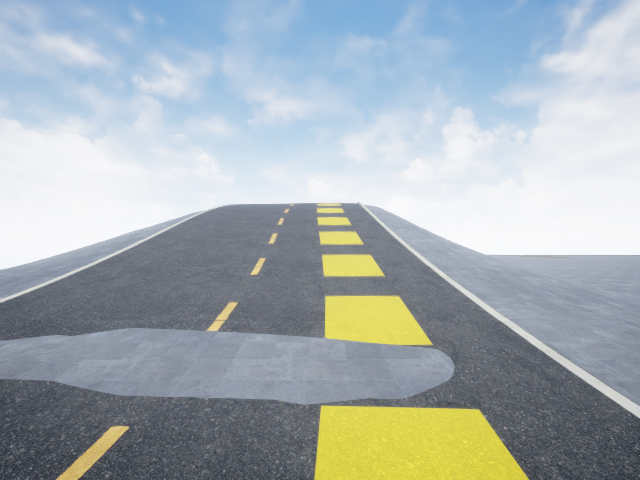
#> input picture imgs_edge_cases/new_env_small/curved_355_throttle_0.400_steer_0.676.png, 640 x 480 px
$ jupyter execute Grey_ROI.ipynb
#> lines starting #> are read from the running program, lines starting #| are printed output that depends on the picture; after the words box and inside, x2 and y2 are one past the last pixel; in counts of white or black regions, pixels touching at a corner belong together
[cell 1]
import cv2
import os
import numpy as np

# from google.colab.patches import cv2_imshow
import matplotlib.pyplot as plt

[cell 2]
def Gimage_preprocessing(image):
    # Apply CLAHE
    clahe = cv2.createCLAHE(clipLimit=2.0, tileGridSize=(8, 8))
    clahe_image = clahe.apply(image)
    alpha = 1.5  # Contrast control (adjust as needed)
    beta = 0  # Brightness control
    contrast_enhanced = cv2.convertScaleAbs(clahe_image, alpha=alpha, beta=beta)
    # Thresholding to create a binary image
    _, binary_image = cv2.threshold(contrast_enhanced, 200, 255, cv2.THRESH_BINARY)
    median_filtered_image = cv2.medianBlur(binary_image, 9)
    # Adjust the kernel size as needed
    kernel = np.ones((3, 3), np.uint8)
    eroded_image = cv2.erode(median_filtered_image, kernel, iterations=1)
    return eroded_image

[cell 3]
def ROI_grey(img):
    # Check if the image is not of type uint8
    if img.dtype != np.uint8:
        print("Converting the image to uint8.")
        img = img.astype(np.uint8)

    img_h, img_w = img.shape[0], img.shape[1]

    new_w = 200
    new_h = 300
    src = np.float32([[200, 250], [400, 250], [img_w, img_h], [0, img_h]])
    dst = np.float32([[0, 0], [new_w, 0], [new_w // 2 + 70, new_h], [new_w //2 - 70, new_h]])

    # The transformation matrix
    M = cv2.getPerspectiveTransform(src, dst)

    img = cv2.warpPerspective(
        img,
        M,
        (new_w, new_h),
    )  # Image warping
    return img

[cell 4]
def canny(image):
    blur = cv2.GaussianBlur(image, (5, 5), 0)
    canny = cv2.Canny(blur, 50, 150)
    return canny

[cell 5]
image_path = "./imgs_edge_cases/new_env_small/curved_355_throttle_0.400_steer_0.676.png"

# Read the image in grayscale
img = cv2.imread(image_path, cv2.IMREAD_GRAYSCALE)
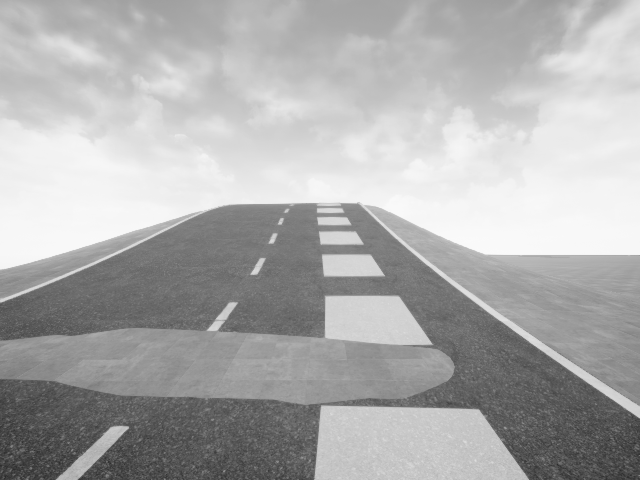
#> img: shape (480, 640); min 42, max 250, mean 172.5
plt.imshow(img, cmap="gray")

[cell 6]
plt.imshow(Gimage_preprocessing(img), cmap="gray")
#> in Gimage_preprocessing, `clahe_image = clahe.apply(image)`:
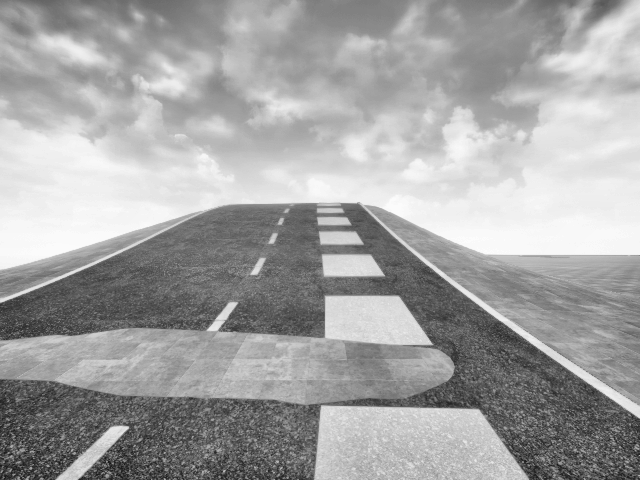
#> clahe_image: shape (480, 640); min 24, max 252, mean 162.8
#> in Gimage_preprocessing, `contrast_enhanced = cv2.convertScaleAbs(clahe_image, alpha=alpha, beta..`:
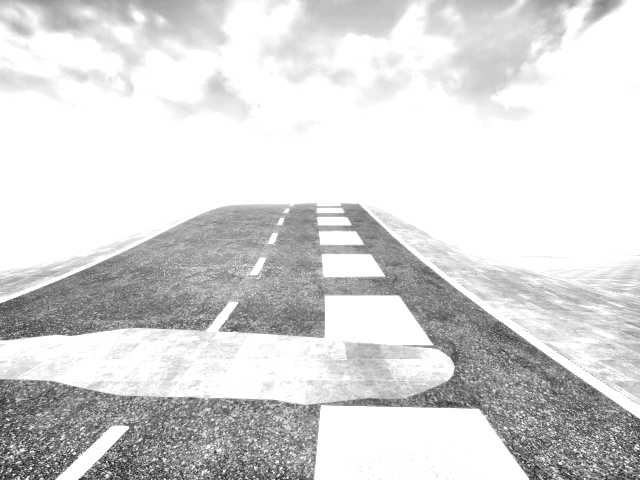
#> contrast_enhanced: shape (480, 640); min 36, max 255, mean 215.6
#> in Gimage_preprocessing, `_, binary_image = cv2.threshold(contrast_enhanced, 200, 255, cv2.THRES..`:
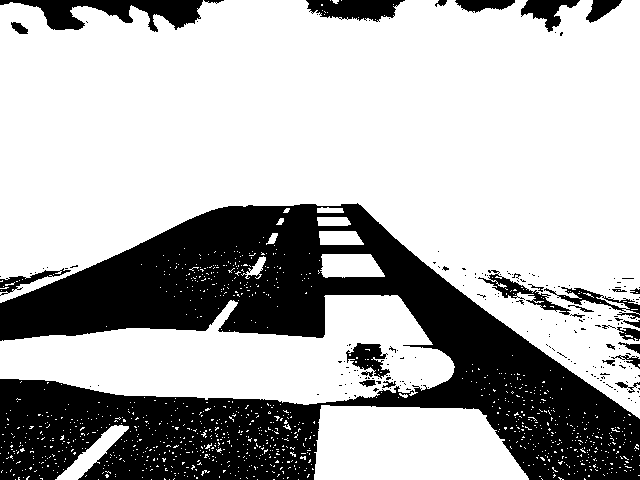
#> binary_image: shape (480, 640); 69.5% white; 200 black regions (171 under 20 px), largest, box (x1, y1, x2, y2) and area: (0, 203, 640, 480) 82539, (0, 0, 203, 32) 3168, (306, 0, 405, 22) 1503
#> in Gimage_preprocessing, `median_filtered_image = cv2.medianBlur(binary_image, 9)`:
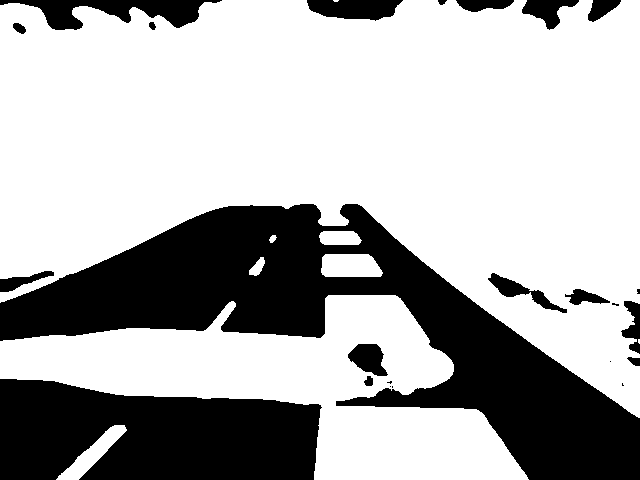
#> median_filtered_image: shape (480, 640); 69.1% white; 24 black regions (7 under 20 px), largest, box (x1, y1, x2, y2) and area: (0, 204, 640, 480) 58763, (0, 379, 322, 480) 26265, (0, 0, 222, 30) 3139
#> in Gimage_preprocessing, `eroded_image = cv2.erode(median_filtered_image, kernel, iterations=1)`:
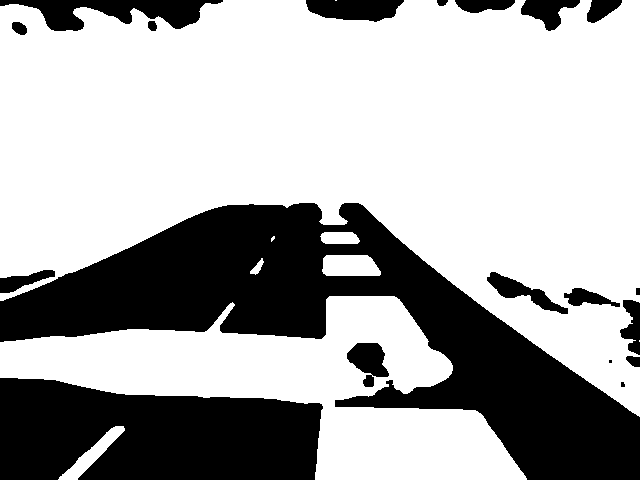
#> eroded_image: shape (480, 640); 67.5% white; 19 black regions (2 under 20 px), largest, box (x1, y1, x2, y2) and area: (0, 203, 640, 480) 61332, (0, 378, 323, 480) 26929, (0, 0, 223, 31) 3535

[cell 7]
plt.imshow(ROI_grey(img), cmap="gray")
#> in ROI_grey, `img = cv2.warpPerspective( img, M, (new_w, new_h), )`:
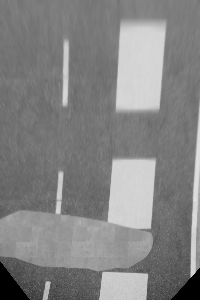
#> img: shape (300, 200); min 0, max 223, mean 131.5

[cell 8]
plt.imshow(ROI_grey(Gimage_preprocessing(img)), cmap="gray")
#> in ROI_grey (call 2), `img = cv2.warpPerspective( img, M, (new_w, new_h), )`:
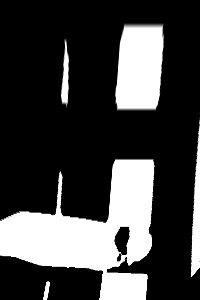
#> img: shape (300, 200); min 0, max 255, mean 65.7

[cell 9]
plt.imshow(canny(ROI_grey(Gimage_preprocessing(img))), cmap="gray")
#> in canny, `blur = cv2.GaussianBlur(image, (5, 5), 0)`:
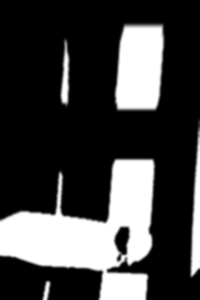
#> blur: shape (300, 200); min 0, max 255, mean 65.7
#> in canny, `canny = cv2.Canny(blur, 50, 150)`:
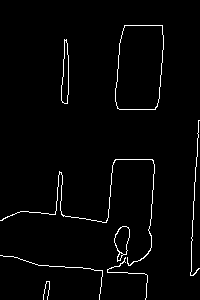
#> canny: shape (300, 200); 2.3% white in thin lines or dots

$ run again, with imgs_edge_cases/new_env_small/curved_0_throttle_0.400_steer_1.104.png copied over imgs_edge_cases/new_env_small/curved_355_throttle_0.400_steer_0.676.png
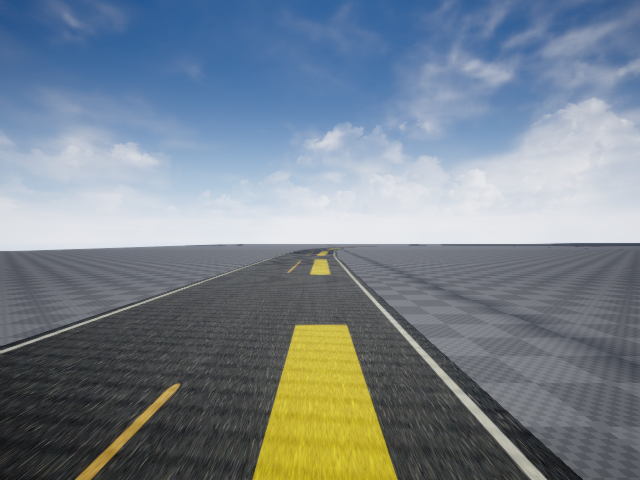
#> input picture imgs_edge_cases/new_env_small/curved_0_throttle_0.400_steer_1.104.png, 640 x 480 px
#> in Gimage_preprocessing, `_, binary_image = cv2.threshold(contrast_enhanced, 200, 255, cv2.THRES..`:
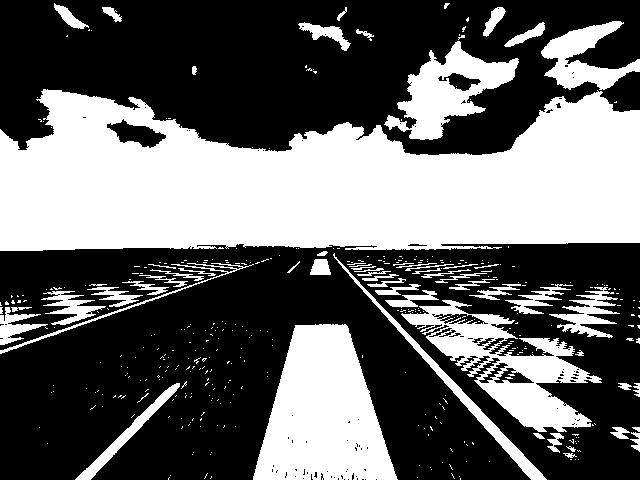
#> binary_image: shape (480, 640); 40% white; 410 white regions (349 under 20 px), largest, box (x1, y1, x2, y2) and area: (0, 89, 640, 251) 75756, (253, 324, 398, 480) 15142, (401, 300, 602, 432) 8919
#> median_filtered_image: shape (480, 640); 38.8% white; 46 white regions (15 under 20 px), largest, box (x1, y1, x2, y2) and area: (0, 21, 640, 252) 78971, (253, 324, 397, 480) 15250, (405, 301, 599, 449) 9339
#> eroded_image: shape (480, 640); 36.2% white; 36 white regions (11 under 20 px), largest, box (x1, y1, x2, y2) and area: (0, 22, 640, 250) 76622, (254, 325, 396, 480) 14796, (406, 302, 598, 448) 7940
#> in canny, `canny = cv2.Canny(blur, 50, 150)`:
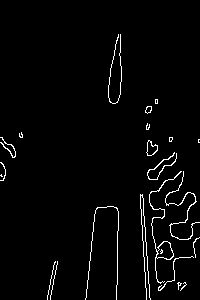
#> canny: shape (300, 200); 2.6% white in thin lines or dots, all inside (x1, y1, x2, y2) = (0, 34, 200, 300)

$ run again, with imgs_edge_cases/new_env_small/curved_24_throttle_0.400_steer_0.380.png copied over imgs_edge_cases/new_env_small/curved_355_throttle_0.400_steer_0.676.png
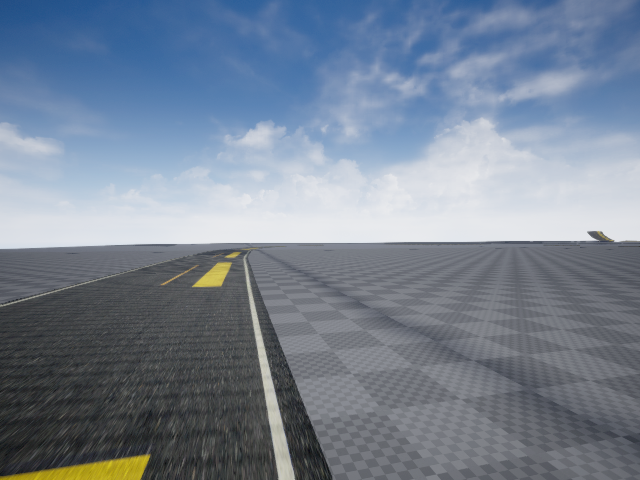
#> input picture imgs_edge_cases/new_env_small/curved_24_throttle_0.400_steer_0.380.png, 640 x 480 px
#> binary_image: shape (480, 640); 40% white; 629 white regions (544 under 20 px), largest, box (x1, y1, x2, y2) and area: (0, 43, 640, 249) 76597, (260, 282, 527, 474) 16668, (306, 46, 434, 145) 4869
#> median_filtered_image: shape (480, 640); 38.8% white; 49 white regions (13 under 20 px), largest, box (x1, y1, x2, y2) and area: (0, 44, 640, 250) 77678, (262, 286, 508, 480) 18311, (311, 57, 431, 144) 4897
#> eroded_image: shape (480, 640); 35.3% white; 56 white regions (24 under 20 px), largest, box (x1, y1, x2, y2) and area: (0, 45, 640, 249) 75295, (263, 287, 507, 480) 14484, (312, 58, 429, 143) 4321
#> in canny, `canny = cv2.Canny(blur, 50, 150)`:
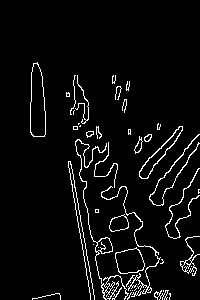
#> canny: shape (300, 200); 4.9% white in thin lines or dots, all inside (x1, y1, x2, y2) = (30, 62, 200, 300)
